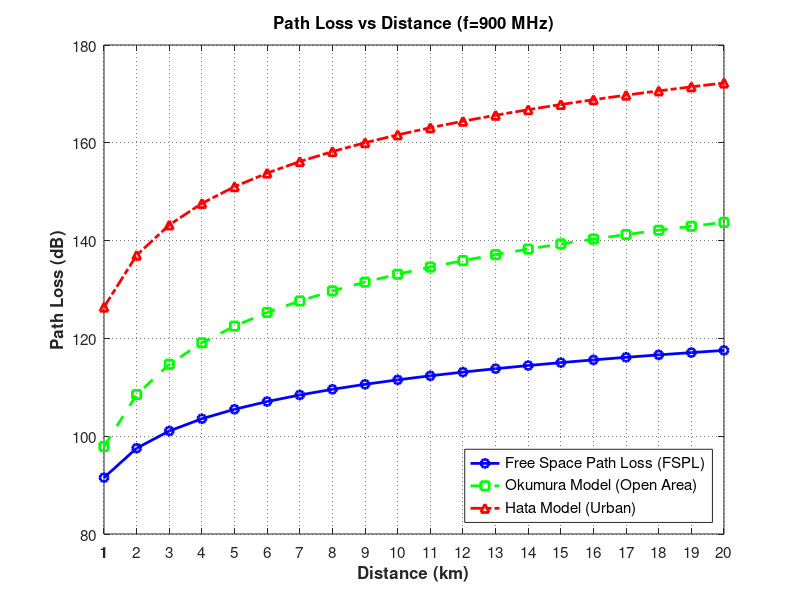

Reproduce this figure in MATLAB.
% =========================================================================
% Course: 21CSE458T — Wireless and Mobile Communication (B.Tech CSE, 7th Sem)
% Project: Comparative Analysis of Wireless Signal Propagation Models 
%          (Free Space, Okumura and Hata) using MATLAB
% 
% Team Members:
% 1. Harsh Yadav (RA2311003011546)
% 2. Utkarsh Dabas (RA2311003011550)
% 3. Tamanna Singh (RA2311003011570)
% =========================================================================

clc;
clear;
close all;

%% 1. Simulation Parameters
d = 1:20;               % Distance range from 1 km to 20 km
f = 900;                % Carrier frequency in MHz (Standard GSM band)
h_te = 30;              % Base station / tower antenna height in meters
h_re = 1.5;             % Mobile station antenna height in meters

%% 2. Propagation Model Formulations

% Model A: Free Space Path Loss (FSPL)
% Formula: L_fspl = 20*log10(d) + 20*log10(f) + 32.44
fspl = 20 * log10(d) + 20 * log10(f) + 32.44;

% Model B: Okumura-Hata Urban Model
% Mobile antenna height correction factor a(h_re)
a_hre = (1.1 * log10(f) - 0.7) * h_re - (1.56 * log10(f) - 0.8);

% Standard Urban Path Loss Equation
hata_urban = 69.55 + 26.16 * log10(f) - 13.82 * log10(h_te) - a_hre ...
             + (44.9 - 6.55 * log10(h_te)) .* log10(d);

% Model C: Okumura Model (Open Area via standard Hata correction)
% Standard empirical correction factor for open/rural terrain
correction = -4.78 * (log10(f)^2) + 18.33 * log10(f) - 40.94;
okumura = hata_urban + correction;

%% 3. Display Numerical Results Table to Console
fprintf('=================================================================\n');
fprintf('  WIRELESS PROPAGATION MODELS: NUMERICAL SIMULATION RESULTS\n');
fprintf('  Frequency = %d MHz | Tower Height = %d m | Mobile Height = %.1f m\n', f, h_te, h_re);
fprintf('=================================================================\n');
fprintf('%-15s | %-16s | %-14s | %-14s\n', 'Distance (km)', 'Free Space (dB)', 'Okumura (dB)', 'Hata Urban (dB)');
fprintf('-----------------------------------------------------------------\n');
for i = 1:length(d)
    fprintf('%-15d | %-16.2f | %-14.2f | %-14.2f\n', d(i), fspl(i), okumura(i), hata_urban(i));
end
fprintf('=================================================================\n\n');

fprintf('Benchmark Readings:\n');
fprintf('• At 1 km  -> Free Space: %.2f dB | Okumura: %.2f dB | Hata: %.2f dB\n', fspl(1), okumura(1), hata_urban(1));
fprintf('• At 20 km -> Free Space: %.2f dB | Okumura: %.2f dB | Hata: %.2f dB\n', fspl(end), okumura(end), hata_urban(end));

%% 4. Graphical Visualization
figure('Color', [1 1 1], 'Position', [150, 150, 850, 550]);

plot(d, fspl, 'b-o', 'LineWidth', 2.0, 'MarkerSize', 6, 'DisplayName', 'Free Space Path Loss (FSPL)');
hold on;
plot(d, okumura, 'g--s', 'LineWidth', 2.0, 'MarkerSize', 6, 'DisplayName', 'Okumura Model (Open Area)');
plot(d, hata_urban, 'r-.^', 'LineWidth', 2.0, 'MarkerSize', 6, 'DisplayName', 'Hata Model (Urban)');
hold off;

title('Path Loss vs Distance (f=900 MHz)', 'FontSize', 14, 'FontWeight', 'bold');
xlabel('Distance (km)', 'FontSize', 12, 'FontWeight', 'bold');
ylabel('Path Loss (dB)', 'FontSize', 12, 'FontWeight', 'bold');
xlim([1 20]);
xticks(1:1:20);
grid on;
set(gca, 'GridLineStyle', ':', 'GridAlpha', 0.6, 'FontSize', 11);
legend('Location', 'southeast', 'FontSize', 11);

% Save graph as high-resolution PNG
saveas(gcf, 'path_loss_graph_matlab.png');
fprintf('\n[+] MATLAB Plot saved as path_loss_graph_matlab.png\n');
